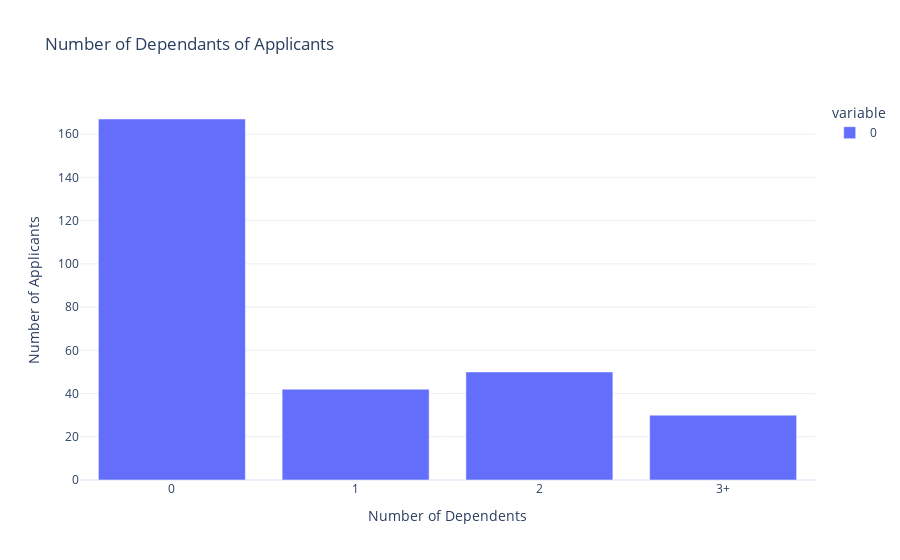

Notebook code cell kept with this figure:
### Code cell
# Display number of dependants using a bar graph
numDependants = test_data.groupby(['Dependents']).size()
print(numDependants)


fig = px.bar(numDependants, title='Number of Dependants of Applicants', labels={'Number of Dependents','Number of Applicants'})
fig.update_layout(xaxis_title = 'Number of Dependents', yaxis_title = 'Number of Applicants')

### Figure 1 — Plotly figure (JSON) as saved in the notebook; plotly's stock layout.template omitted (floating-point values rounded to 4 significant figures)
{"data": [{"alignmentgroup": "True", "hovertemplate": "variable=0<br>Dependents=%{x}<br>value=%{y}<extra></extra>", "legendgroup": "0", "marker": {"color": "#636efa", "pattern": {"shape": ""}}, "name": "0", "offsetgroup": "0", "orientation": "v", "showlegend": true, "textposition": "auto", "type": "bar", "x": ["0", "1", "2", "3+"], "xaxis": "x", "y": [167, 42, 50, 30], "yaxis": "y"}], "layout": {"barmode": "relative", "legend": {"title": {"text": "variable"}, "tracegroupgap": 0}, "title": {"text": "Number of Dependants of Applicants"}, "xaxis": {"anchor": "y", "domain": [0, 1], "title": {"text": "Number of Dependents"}}, "yaxis": {"anchor": "x", "domain": [0, 1], "title": {"text": "Number of Applicants"}}}}
